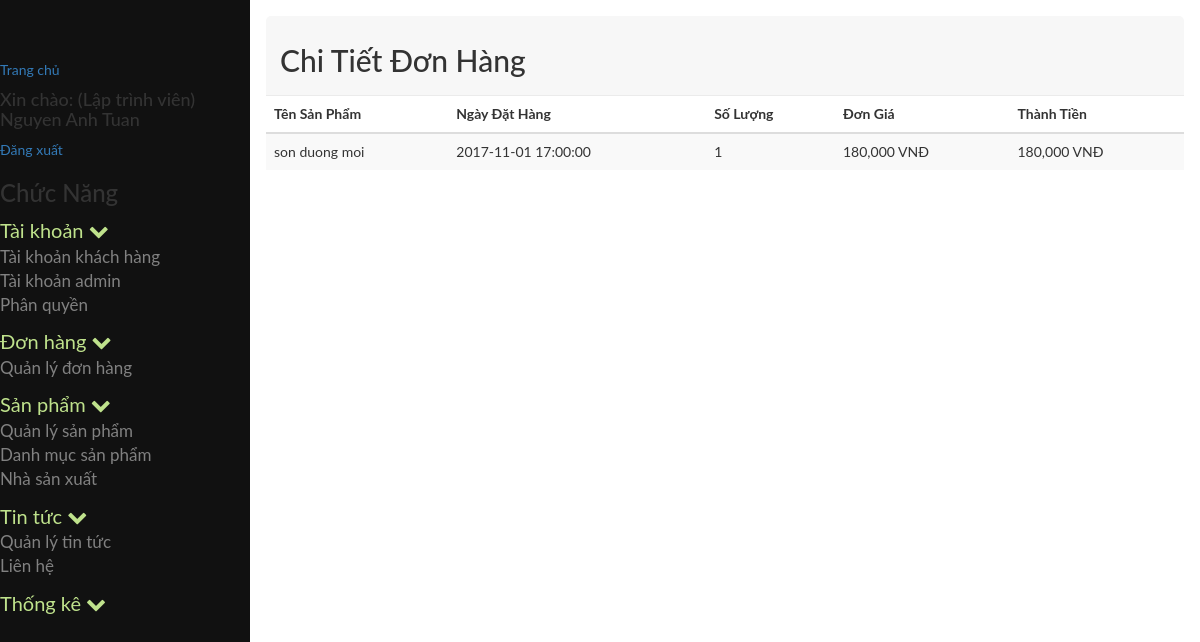
The page /admin/index.php?module=quanlydonhang&action=chitiet&id=2 (signed in) on the database its author committed.
### tables this page shows
CREATE TABLE `tb_phanquyen` (
  `id` int(11) NOT NULL,
  `id_nhom` int(11) NOT NULL,
  `id_chucnang` int(11) NOT NULL
);

CREATE TABLE `tb_chucnang` (
  `id` int(11) NOT NULL,
  `ten` varchar(255) NOT NULL,
  `trangthai` tinyint(4) NOT NULL,
  `url` varchar(255) NOT NULL,
  `f_order` int(11) NOT NULL,
  `id_parent` int(11) NOT NULL,
  `nhanurl` varchar(255) NOT NULL,
  `hienthi` tinyint(4) NOT NULL,
  `bieutuong` varchar(255) NOT NULL
);

CREATE TABLE `tb_chitietdonhang` (
  `id` int(11) NOT NULL,
  `id_sanpham` int(11) NOT NULL,
  `id_donhang` int(11) NOT NULL,
  `soluong` int(11) NOT NULL,
  `dongia` float NOT NULL,
  `thanhtien` float NOT NULL
);

CREATE TABLE `tb_sanpham` (
  `id` int(11) NOT NULL,
  `ten` varchar(100) NOT NULL,
  `mota` longtext NOT NULL,
  `id_danhmuc` int(11) NOT NULL,
  `id_nsx` int(11) NOT NULL,
  `xuatsu` varchar(200) NOT NULL,
  `giacu` float NOT NULL,
  `giamoi` float NOT NULL,
  `ngaysanxuat` date NOT NULL,
  `hansudung` date NOT NULL,
  `donvi` varchar(50) NOT NULL,
  `hinhanh` varchar(255) NOT NULL DEFAULT 'public/images/sanpham/noimage.png',
  `dshinhanh` varchar(255) NOT NULL,
  `damua` int(20) NOT NULL,
  `luotxem` int(20) NOT NULL,
  `tgcapnhat` timestamp NOT NULL DEFAULT CURRENT_TIMESTAMP ON UPDATE CURRENT_TIMESTAMP,
  `trangthai` tinyint(10) NOT NULL
);

CREATE TABLE `tb_donhang` (
  `id_donhang` int(11) NOT NULL,
  `id_khachhang` int(11) NOT NULL,
  `diachi` varchar(250) NOT NULL,
  `sotien` float NOT NULL,
  `ngaydathang` timestamp NOT NULL DEFAULT CURRENT_TIMESTAMP ON UPDATE CURRENT_TIMESTAMP,
  `tinhtrang` varchar(20) NOT NULL
);

### admin/cores/loader.php (called while the page is built, shortened)
<?php
class loader
{
	public function view($name='',$data=array())
	{
		extract($data);
		include BASEPATH.'views/'.$name.'.php' ;
	}
}
?>

### admin/models/admin/phanquyenchucnang.php (called while the page is built, shortened)
<?php
include_once 'JATOVI_Model.php';
class phanquyenchucnang extends JATOVI_Model
{
	private $_table = "tb_phanquyen";
	private $_table2 = "tb_chucnang";
	public function getrole($id_nhom)
	{
		$sql = "SELECT * FROM {$this->_table}  INNER JOIN {$this->_table2} WHERE id_nhom = {$id_nhom} AND {$this->_table}.id_chucnang = {$this->_table2}.id ";
		$query = $this->connection->prepare($sql);
		$query->execute();
		$result = $query->fetchAll();
		return $result;
	}
}
$phanquyenchucnang = new phanquyenchucnang();
?>

### admin/models/admin/JATOVI_Model.php (called while the page is built, shortened)
<?php
class JATOVI_Model
{
	private $host = 'localhost';
	private $dbname = 'project_jatovi';
	private $dbuser = 'root';
	private $dbpass = '';
	function __construct()
	{
		try {
			$this->connection  = new PDO("mysql:host={$this->host};dbname={$this->dbname};charset=utf8",$this->dbuser,$this->dbpass);
		} catch (PDOException $e) {
			echo "(DB connection error) Lỗi kết nối cơ sở dữ liệu: ".$e->getMessage();
		}
	}
}
?>

### admin/models/admin/quanlydonhang_model.php (called while the page is built, shortened)
<?php
include_once 'JATOVI_Model.php';
class quanlydonhang_model extends JATOVI_Model
{
	public function chitiet($id)
	{
		$sql = "SELECT tb_donhang.id_donhang,tb_donhang.ngaydathang, tb_chitietdonhang.soluong, tb_chitietdonhang.dongia, tb_sanpham.ten
		 FROM tb_donhang
		 INNER JOIN tb_chitietdonhang ON tb_chitietdonhang.id_donhang = tb_donhang.id_donhang
		 INNER JOIN tb_sanpham ON tb_sanpham.id = tb_chitietdonhang.id_sanpham
		 WHERE tb_donhang.id_donhang ='{$id}';";
		$query = $this->connection->prepare($sql);
 		$query->execute();
		$result = $query->fetchAll();
		return $result;
	}
}
$quanlydonhang_model = new quanlydonhang_model();
?>

### admin/views/donhang/chitietdonhang.php (the view)
<div class="row">
	<div class="col-md-12">
		<div class="popover-title">
			<h2>Chi Tiết Đơn Hàng</h2>
		</div>
	</div>
</div>
<div class="row">
	<div class="col-md-12">
		<div class="">
			<table class="table table-striped">
				<thead>
					<tr>
						<th>Tên Sản Phẩm</th>
                        <th>Ngày Đặt Hàng</th>
						<th>Số Lượng</th>
						<th>Đơn Giá</th>
						<th>Thành Tiền</th>
					</tr>
				</thead>
				<tbody>
					<?php if (isset($list)): ?>
						<?php foreach ($list as $value):?>
							<tr>
								<td><?= $value['ten'];?></td>
								<td><?= $value['ngaydathang'];?></td>
								<td><?= $value['soluong'];?></td>
	                            <td><?= number_format($value['dongia'])?>&nbsp;VNĐ</td>
								<td><?php $hanhtien =$value['soluong'] * $value['dongia'];
								echo number_format($hanhtien);?>&nbsp;VNĐ</td>
						<?php endforeach;?>
					<?php else: ?>
						<tr>
							<td colspan="5">Không có dữ liệu</td>
						</tr>
					<?php endif; ?>
				</tbody>
			</table>
		</div>
	</div>
</div>

### admin/views/admin/partial/sidebar.php (shortened to what this page needs)
<?php
	include_once BASEPATH.'models/admin/phanquyenchucnang.php';
	$chucnang = $phanquyenchucnang->getrole($_SESSION['userGroup']);
	$menu = array();
	foreach ($chucnang as $p) {
		if ($p['id_parent']==0) {
			$child=array();
			foreach ($chucnang as $p2) {
				if ($p2['id_parent']==$p['id']) {
					$child[]=$p2;
				}
			}
			$menu[]=array(
				'parent'=>$p,
				'child'=>$child
			);
		}
	}
?>
<nav class="sidenav" id="mySidenav">
	<a href="<?=base_url?>index.php">Trang chủ</a>
	<h4>Xin chào: <?='('.$_SESSION['userChucdanh'].')'?> <?=$_SESSION['userName']?></h4>
	<a href="<?=base_url?>index.php?module=page&action=page_logout">Đăng xuất</a>
	<h3>Chức Năng</h3>
	<?php foreach($menu as $value): ?>
		<ul>
			<li>
				<a class="parent_text">
					<?php echo $value['parent']['ten']; ?>
					<span class="fa fa-chevron-down"></span>
				</a>
				<ul>
					<?php foreach($value['child'] as $child): ?>
						<li class="<?=$child['hienthi']==0?"hidden":""?>">
							<a href="<?=base_url.'index.php?module='.$child['url']?>">
								<?=$child['ten']?>
							</a>
						</li>
					<?php endforeach; ?>
				</ul>
			</li>
		</ul>
	<?php endforeach; ?>
</nav>

### admin/public/scripts/css/style.css (style rules this page uses)
body { font-family: "Lato", sans-serif; }
body .sidenav { height: 100%; width: 250px; position: fixed; z-index: 1; top: 0; left: 0; background-color: #111; overflow-x: hidden; transition: 0.5s; padding-top: 60px; }
body .sidenav ul { list-style-type: none; padding-left: 0px; }
body .sidenav ul li a { text-decoration: none; font-size: 17px; color: #818181; display: block; transition: 0.3s; }
body .sidenav ul li .parent_text { font-size: 20px; color: #BFE28C; }

### rows shown on the page
tb_phanquyen: id_chucnang.ten "Tài khoản"
tb_phanquyen: id_chucnang.ten "Tài khoản khách hàng"
tb_phanquyen: id_chucnang.ten "Tài khoản admin"
tb_phanquyen: id_chucnang.ten "Phân quyền"
tb_phanquyen: id_chucnang.ten "Đơn hàng"
tb_phanquyen: id_chucnang.ten "Quản lý đơn hàng"
tb_phanquyen: id_chucnang.ten "Sản phẩm"
tb_phanquyen: id_chucnang.ten "Quản lý sản phẩm"
tb_phanquyen: id_chucnang.ten "Danh mục sản phẩm"
tb_phanquyen: id_chucnang.ten "Nhà sản xuất"
tb_phanquyen: id_chucnang.ten "Tin tức"
tb_phanquyen: id_chucnang.ten "Quản lý tin tức"
tb_phanquyen: id_chucnang.ten "Liên hệ"
tb_phanquyen: id_chucnang.ten "Thống kê"
tb_chitietdonhang: id_sanpham.ten "son duong moi", id_donhang.ngaydathang "2017-11-01 17:00:00", soluong "1", dongia "180,000", hanhtien "180,000"

### other values the page prints
$_SESSION['userChucdanh'] "Lập trình viên"
$_SESSION['userName'] "Nguyen Anh Tuan"
